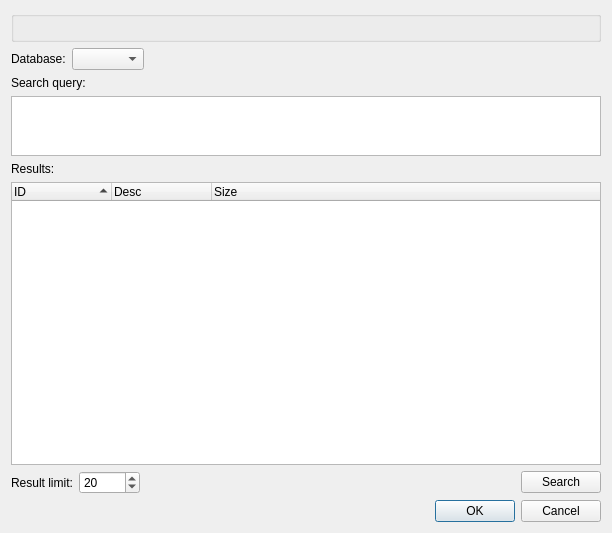
<?xml version="1.0" encoding="UTF-8"?>
<ui version="4.0">
 <class>SearchGenbankSequenceDialog</class>
 <widget class="QDialog" name="SearchGenbankSequenceDialog">
  <property name="geometry">
   <rect>
    <x>0</x>
    <y>0</y>
    <width>612</width>
    <height>533</height>
   </rect>
  </property>
  <property name="minimumSize">
   <size>
    <width>612</width>
    <height>533</height>
   </size>
  </property>
  <property name="windowTitle">
   <string>NCBI Sequence Search</string>
  </property>
  <layout class="QVBoxLayout" name="verticalLayout">
   <property name="sizeConstraint">
    <enum>QLayout::SetMinAndMaxSize</enum>
   </property>
   <item>
    <widget class="QGroupBox" name="queryBuilderBox">
     <property name="title">
      <string/>
     </property>
     <layout class="QVBoxLayout" name="verticalLayout_2"/>
    </widget>
   </item>
   <item>
    <layout class="QHBoxLayout" name="horizontalLayout">
     <item>
      <widget class="QLabel" name="label_3">
       <property name="text">
        <string>Database:</string>
       </property>
      </widget>
     </item>
     <item>
      <widget class="QComboBox" name="databaseBox"/>
     </item>
     <item>
      <spacer name="horizontalSpacer_2">
       <property name="orientation">
        <enum>Qt::Horizontal</enum>
       </property>
       <property name="sizeHint" stdset="0">
        <size>
         <width>40</width>
         <height>20</height>
        </size>
       </property>
      </spacer>
     </item>
    </layout>
   </item>
   <item>
    <widget class="QLabel" name="label">
     <property name="text">
      <string>Search query:</string>
     </property>
    </widget>
   </item>
   <item>
    <widget class="QTextEdit" name="queryEdit">
     <property name="maximumSize">
      <size>
       <width>16777215</width>
       <height>60</height>
      </size>
     </property>
     <property name="readOnly">
      <bool>true</bool>
     </property>
    </widget>
   </item>
   <item>
    <layout class="QHBoxLayout" name="horizontalLayout_3"/>
   </item>
   <item>
    <widget class="QLabel" name="label_2">
     <property name="text">
      <string>Results:</string>
     </property>
    </widget>
   </item>
   <item>
    <widget class="QTreeWidget" name="treeWidget">
     <property name="selectionMode">
      <enum>QAbstractItemView::ExtendedSelection</enum>
     </property>
     <property name="sortingEnabled">
      <bool>true</bool>
     </property>
     <property name="animated">
      <bool>true</bool>
     </property>
     <column>
      <property name="text">
       <string>ID</string>
      </property>
     </column>
     <column>
      <property name="text">
       <string>Desc</string>
      </property>
     </column>
     <column>
      <property name="text">
       <string>Size</string>
      </property>
     </column>
    </widget>
   </item>
   <item>
    <layout class="QHBoxLayout" name="horizontalLayout_2">
     <item>
      <widget class="QLabel" name="label_4">
       <property name="text">
        <string>Result limit:</string>
       </property>
      </widget>
     </item>
     <item>
      <widget class="QSpinBox" name="resultLimitBox">
       <property name="minimum">
        <number>1</number>
       </property>
       <property name="maximum">
        <number>65535</number>
       </property>
       <property name="value">
        <number>20</number>
       </property>
      </widget>
     </item>
     <item>
      <spacer name="horizontalSpacer_3">
       <property name="orientation">
        <enum>Qt::Horizontal</enum>
       </property>
       <property name="sizeHint" stdset="0">
        <size>
         <width>40</width>
         <height>20</height>
        </size>
       </property>
      </spacer>
     </item>
     <item>
      <widget class="QPushButton" name="searchButton">
       <property name="text">
        <string>Search</string>
       </property>
      </widget>
     </item>
    </layout>
   </item>
   <item>
    <widget class="QDialogButtonBox" name="buttonBox">
     <property name="standardButtons">
      <set>QDialogButtonBox::Cancel|QDialogButtonBox::Ok</set>
     </property>
    </widget>
   </item>
  </layout>
 </widget>
 <resources/>
 <connections>
  <connection>
   <sender>buttonBox</sender>
   <signal>rejected()</signal>
   <receiver>SearchGenbankSequenceDialog</receiver>
   <slot>reject()</slot>
   <hints>
    <hint type="sourcelabel">
     <x>374</x>
     <y>519</y>
    </hint>
    <hint type="destinationlabel">
     <x>372</x>
     <y>268</y>
    </hint>
   </hints>
  </connection>
 </connections>
</ui>
